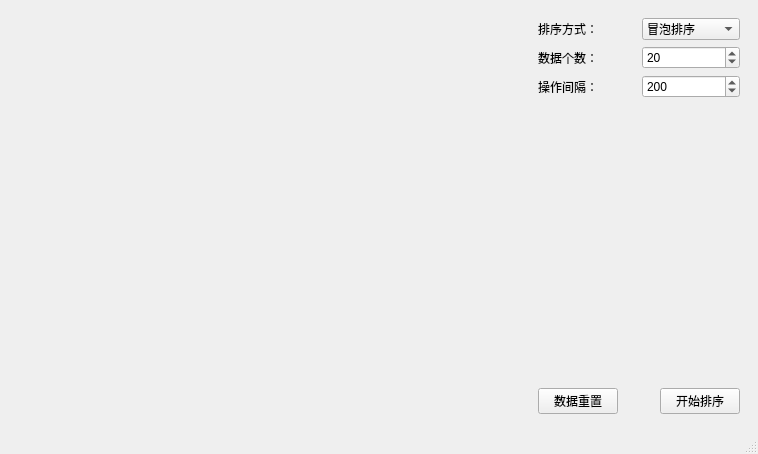
<?xml version="1.0" encoding="UTF-8"?>
<ui version="4.0">
 <class>MainWindow</class>
 <widget class="QMainWindow" name="MainWindow">
  <property name="geometry">
   <rect>
    <x>0</x>
    <y>0</y>
    <width>758</width>
    <height>454</height>
   </rect>
  </property>
  <property name="windowTitle">
   <string>Visual Sort by 龚建波1992</string>
  </property>
  <property name="styleSheet">
   <string notr="true">/* 主体 */
*{
color:rgb(220, 220, 220);
}
QMainWindow,#centralwidget{
background:black;
}
#centralwidget&gt;QWidget{
border:1px solid rgb(128, 128, 128);
}
/* 标签 */
QLabel{
border:0;
}
/* 下拉框 */
QComboBox{
height:24px;
padding-left: 5px;
border:1px solid rgb(128, 128, 128);
background-color: rgb(40 ,40 ,40);
border-radius: 3px;
}
QComboBox:disabled{
color:rgb(128, 128, 128);
}
QComboBox:hover{
border-color:rgb(255, 170, 0); 
}
QComboBox QAbstractItemView{
outline: 0px; /*选项虚线*/
background-color:rgb(110, 110, 110);
}
QComboBox QAbstractItemView::item{
/*高度设置需要代码中setView(new QListView(this));*/
height:26px;
}
QComboBox QAbstractItemView::item:hover{
color:black;
background-color: rgb(255, 170, 0);
}
QComboBox QAbstractItemView::item:selected{
background-color: rgb(255, 170, 0);
}
QComboBox::drop-down {
width:20px;
height:20px;
subcontrol-position: center right;
right:2px;
top:3px;
border:0;
background-color:transparent;
}
QComboBox::down-arrow {
/*替换三角小图标*/
width:16px;
height:16px;
background-color: qconicalgradient(
cx:0.5, cy:0.6, angle:0.5, 
stop:0.125 rgba(0, 0, 0, 0), 
stop:0.1251 rgba(200, 200, 200, 255), 
stop:0.375 rgba(200, 200, 200, 255), 
stop:0.3751 rgba(0, 0, 0, 0));
}
QComboBox::down-arrow:hover {
background-color: qconicalgradient(
cx:0.5, cy:0.6, angle:0.5, 
stop:0.125 rgba(0, 0, 0, 0), 
stop:0.1251 rgba(255, 170, 0, 255), 
stop:0.375 rgba(255, 170, 0, 255), 
stop:0.3751 rgba(0, 0, 0, 0));
}
/* 数字框 */
QSpinBox{
height:24px;
padding-left: 5px;
border:1px solid rgb(128, 128, 128);
background-color: rgb(40 ,40 ,40);
border-radius: 3px;
}
QSpinBox:disabled{
color:rgb(128, 128, 128);
}
QSpinBox:hover{
border-color:rgb(255, 170, 0); 
}
QSpinBox::up-button{
width:14px;
height:14px;
subcontrol-origin:border;
subcontrol-position:top right;
right:6px;
top:-2px;
background-color: qconicalgradient(
cx:0.5, cy:0.5, angle:0.5, 
stop:0.625 rgba(0, 0, 0, 0), 
stop:0.6251 rgba(200, 200, 200, 255), 
stop:0.875 rgba(200, 200, 200, 255), 
stop:0.8751 rgba(0, 0, 0, 0));
}
QSpinBox::up-button:hover{
background-color: qconicalgradient(
cx:0.5, cy:0.5, angle:0.5, 
stop:0.625 rgba(0, 0, 0, 0), 
stop:0.6251 rgba(255, 170, 0, 255), 
stop:0.875 rgba(255, 170, 0, 255), 
stop:0.8751 rgba(0, 0, 0, 0));
}
QSpinBox::down-button{
width:14px;
height:14px;
subcontrol-origin:border;
subcontrol-position:bottom right;
right:5px;
bottom:-2px;
background-color: qconicalgradient(
cx:0.5, cy:0.5, angle:0.5, 
stop:0.125 rgba(0, 0, 0, 0), 
stop:0.1251 rgba(200, 200, 200, 255), 
stop:0.375 rgba(200, 200, 200, 255), 
stop:0.3751 rgba(0, 0, 0, 0));
}
QSpinBox::down-button:hover{
background-color: qconicalgradient(
cx:0.5, cy:0.5, angle:0.5, 
stop:0.125 rgba(0, 0, 0, 0), 
stop:0.1251 rgba(255, 170, 0, 255), 
stop:0.375 rgba(255, 170, 0, 255), 
stop:0.3751 rgba(0, 0, 0, 0));
}
/* 按钮 */
QPushButton{
width:120px;
height:26px;
border:1px solid rgb(128, 128, 128);
background-color: rgb(40 ,40 ,40);
border-radius: 3px;
}
QPushButton:hover{
border-color:rgb(255, 170, 0); /* 橙色边框 */
}
QPushButton:pressed{
background-color: rgb(255, 170, 0);
border-color: rgb(128, 128, 128);
color:black;
}
QPushButton:checked{
color: rgb(0, 170, 255);
border-color: rgb(0, 170, 255); /* 蓝色边框 */
}
QPushButton:disabled{
color: rgb(230, 230, 230);
background-color: rgb(150, 150, 150);
}
QPushButton:checked:pressed{
color:black;
}
QPushButton:checked:hover{
border-color: rgb(255, 170, 128);
}</string>
  </property>
  <widget class="QWidget" name="centralwidget">
   <layout class="QHBoxLayout" name="horizontalLayout_5">
    <item>
     <widget class="QWidget" name="canvasWrap" native="true">
      <layout class="QVBoxLayout" name="verticalLayout_2">
       <item>
        <widget class="SortCanvas" name="canvas" native="true"/>
       </item>
      </layout>
     </widget>
    </item>
    <item>
     <widget class="QWidget" name="panel" native="true">
      <property name="minimumSize">
       <size>
        <width>220</width>
        <height>0</height>
       </size>
      </property>
      <property name="maximumSize">
       <size>
        <width>220</width>
        <height>16777215</height>
       </size>
      </property>
      <layout class="QVBoxLayout" name="verticalLayout">
       <item>
        <layout class="QHBoxLayout" name="horizontalLayout_2">
         <item>
          <widget class="QLabel" name="label">
           <property name="text">
            <string>排序方式：</string>
           </property>
          </widget>
         </item>
         <item>
          <widget class="QComboBox" name="comboType">
           <item>
            <property name="text">
             <string>冒泡排序</string>
            </property>
           </item>
           <item>
            <property name="text">
             <string>其他</string>
            </property>
           </item>
          </widget>
         </item>
        </layout>
       </item>
       <item>
        <layout class="QHBoxLayout" name="horizontalLayout_4">
         <item>
          <widget class="QLabel" name="label_3">
           <property name="text">
            <string>数据个数：</string>
           </property>
          </widget>
         </item>
         <item>
          <widget class="QSpinBox" name="spinCount">
           <property name="minimum">
            <number>2</number>
           </property>
           <property name="maximum">
            <number>999999999</number>
           </property>
           <property name="value">
            <number>20</number>
           </property>
          </widget>
         </item>
        </layout>
       </item>
       <item>
        <layout class="QHBoxLayout" name="horizontalLayout_3">
         <item>
          <widget class="QLabel" name="label_2">
           <property name="text">
            <string>操作间隔：</string>
           </property>
          </widget>
         </item>
         <item>
          <widget class="QSpinBox" name="spinInterval">
           <property name="minimum">
            <number>0</number>
           </property>
           <property name="maximum">
            <number>999999999</number>
           </property>
           <property name="value">
            <number>200</number>
           </property>
          </widget>
         </item>
        </layout>
       </item>
       <item>
        <spacer name="verticalSpacer">
         <property name="orientation">
          <enum>Qt::Vertical</enum>
         </property>
         <property name="sizeHint" stdset="0">
          <size>
           <width>20</width>
           <height>232</height>
          </size>
         </property>
        </spacer>
       </item>
       <item>
        <layout class="QHBoxLayout" name="horizontalLayout">
         <item>
          <widget class="QPushButton" name="btnReset">
           <property name="text">
            <string>数据重置</string>
           </property>
           <property name="checkable">
            <bool>true</bool>
           </property>
          </widget>
         </item>
         <item>
          <spacer name="horizontalSpacer">
           <property name="orientation">
            <enum>Qt::Horizontal</enum>
           </property>
           <property name="sizeHint" stdset="0">
            <size>
             <width>40</width>
             <height>20</height>
            </size>
           </property>
          </spacer>
         </item>
         <item>
          <widget class="QPushButton" name="btnSort">
           <property name="text">
            <string>开始排序</string>
           </property>
           <property name="checkable">
            <bool>true</bool>
           </property>
          </widget>
         </item>
        </layout>
       </item>
      </layout>
     </widget>
    </item>
   </layout>
  </widget>
  <widget class="QMenuBar" name="menubar">
   <property name="geometry">
    <rect>
     <x>0</x>
     <y>0</y>
     <width>758</width>
     <height>23</height>
    </rect>
   </property>
  </widget>
  <widget class="QStatusBar" name="statusbar"/>
 </widget>
 <customwidgets>
  <customwidget>
   <class>SortCanvas</class>
   <extends>QWidget</extends>
   <header>sortcanvas.h</header>
   <container>1</container>
  </customwidget>
 </customwidgets>
 <resources/>
 <connections/>
</ui>
